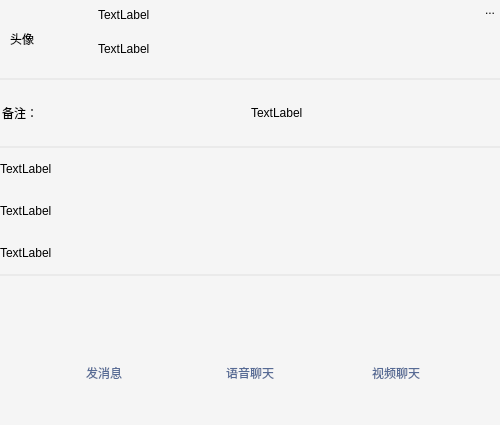
<?xml version="1.0" encoding="UTF-8"?>
<ui version="4.0">
 <class>ContactsInfoDlg</class>
 <widget class="QWidget" name="ContactsInfoDlg">
  <property name="geometry">
   <rect>
    <x>0</x>
    <y>0</y>
    <width>500</width>
    <height>425</height>
   </rect>
  </property>
  <property name="minimumSize">
   <size>
    <width>500</width>
    <height>425</height>
   </size>
  </property>
  <property name="maximumSize">
   <size>
    <width>500</width>
    <height>425</height>
   </size>
  </property>
  <property name="windowTitle">
   <string>Form</string>
  </property>
  <property name="styleSheet">
   <string notr="true">*{
	background-color: rgb(245, 245, 245);
}</string>
  </property>
  <layout class="QVBoxLayout" name="verticalLayout_4">
   <property name="spacing">
    <number>0</number>
   </property>
   <property name="leftMargin">
    <number>0</number>
   </property>
   <property name="topMargin">
    <number>0</number>
   </property>
   <property name="rightMargin">
    <number>0</number>
   </property>
   <property name="bottomMargin">
    <number>0</number>
   </property>
   <item>
    <widget class="QFrame" name="frame">
     <property name="minimumSize">
      <size>
       <width>500</width>
       <height>78</height>
      </size>
     </property>
     <property name="maximumSize">
      <size>
       <width>500</width>
       <height>78</height>
      </size>
     </property>
     <property name="styleSheet">
      <string notr="true">#label_head{
	border-radius:5px;
}</string>
     </property>
     <layout class="QHBoxLayout" name="horizontalLayout">
      <property name="spacing">
       <number>10</number>
      </property>
      <property name="leftMargin">
       <number>10</number>
      </property>
      <property name="topMargin">
       <number>0</number>
      </property>
      <property name="rightMargin">
       <number>0</number>
      </property>
      <property name="bottomMargin">
       <number>10</number>
      </property>
      <item>
       <widget class="QLabel" name="label_head">
        <property name="minimumSize">
         <size>
          <width>78</width>
          <height>78</height>
         </size>
        </property>
        <property name="maximumSize">
         <size>
          <width>78</width>
          <height>78</height>
         </size>
        </property>
        <property name="text">
         <string>头像</string>
        </property>
       </widget>
      </item>
      <item>
       <widget class="QFrame" name="frame_1">
        <property name="styleSheet">
         <string notr="true">#frame_1{
	border:none;
}</string>
        </property>
        <property name="frameShape">
         <enum>QFrame::StyledPanel</enum>
        </property>
        <property name="frameShadow">
         <enum>QFrame::Raised</enum>
        </property>
        <layout class="QVBoxLayout" name="verticalLayout">
         <property name="spacing">
          <number>0</number>
         </property>
         <property name="leftMargin">
          <number>0</number>
         </property>
         <property name="topMargin">
          <number>0</number>
         </property>
         <property name="rightMargin">
          <number>0</number>
         </property>
         <property name="bottomMargin">
          <number>0</number>
         </property>
         <item>
          <widget class="QLabel" name="label_remark">
           <property name="minimumSize">
            <size>
             <width>0</width>
             <height>30</height>
            </size>
           </property>
           <property name="maximumSize">
            <size>
             <width>16777215</width>
             <height>30</height>
            </size>
           </property>
           <property name="text">
            <string>TextLabel</string>
           </property>
          </widget>
         </item>
         <item>
          <widget class="QLabel" name="label_clientId">
           <property name="text">
            <string>TextLabel</string>
           </property>
          </widget>
         </item>
        </layout>
       </widget>
      </item>
      <item>
       <widget class="QFrame" name="frame_2">
        <property name="minimumSize">
         <size>
          <width>20</width>
          <height>0</height>
         </size>
        </property>
        <property name="maximumSize">
         <size>
          <width>20</width>
          <height>16777215</height>
         </size>
        </property>
        <property name="styleSheet">
         <string notr="true">#frame_2{
	border:none;
}

#tbut_more{
	border:none;
}
#tbut_more:hover{
	border:none;
	background-color: rgb(221, 221, 221);
}</string>
        </property>
        <property name="frameShape">
         <enum>QFrame::StyledPanel</enum>
        </property>
        <property name="frameShadow">
         <enum>QFrame::Raised</enum>
        </property>
        <layout class="QVBoxLayout" name="verticalLayout_2">
         <property name="spacing">
          <number>0</number>
         </property>
         <property name="leftMargin">
          <number>0</number>
         </property>
         <property name="topMargin">
          <number>0</number>
         </property>
         <property name="rightMargin">
          <number>0</number>
         </property>
         <property name="bottomMargin">
          <number>0</number>
         </property>
         <item>
          <widget class="QToolButton" name="tbut_more">
           <property name="minimumSize">
            <size>
             <width>20</width>
             <height>20</height>
            </size>
           </property>
           <property name="maximumSize">
            <size>
             <width>20</width>
             <height>20</height>
            </size>
           </property>
           <property name="layoutDirection">
            <enum>Qt::LeftToRight</enum>
           </property>
           <property name="text">
            <string>...</string>
           </property>
          </widget>
         </item>
         <item>
          <spacer name="verticalSpacer">
           <property name="orientation">
            <enum>Qt::Vertical</enum>
           </property>
           <property name="sizeHint" stdset="0">
            <size>
             <width>20</width>
             <height>40</height>
            </size>
           </property>
          </spacer>
         </item>
        </layout>
       </widget>
      </item>
     </layout>
    </widget>
   </item>
   <item>
    <widget class="QWidget" name="widget_2" native="true">
     <property name="minimumSize">
      <size>
       <width>0</width>
       <height>70</height>
      </size>
     </property>
     <property name="maximumSize">
      <size>
       <width>16777215</width>
       <height>70</height>
      </size>
     </property>
     <property name="styleSheet">
      <string notr="true">#widget_2{
	border:none;
	border-top: 2px solid rgb(234, 234, 234);
	border-bottom: 2px solid rgb(234, 234, 234);
}</string>
     </property>
     <layout class="QHBoxLayout" name="horizontalLayout_2">
      <property name="spacing">
       <number>2</number>
      </property>
      <property name="leftMargin">
       <number>2</number>
      </property>
      <property name="topMargin">
       <number>2</number>
      </property>
      <property name="rightMargin">
       <number>2</number>
      </property>
      <property name="bottomMargin">
       <number>2</number>
      </property>
      <item>
       <widget class="QLabel" name="label_4">
        <property name="text">
         <string>备注：</string>
        </property>
       </widget>
      </item>
      <item>
       <widget class="QLabel" name="label_5">
        <property name="text">
         <string>TextLabel</string>
        </property>
       </widget>
      </item>
     </layout>
    </widget>
   </item>
   <item>
    <widget class="QWidget" name="widget_3" native="true">
     <property name="minimumSize">
      <size>
       <width>0</width>
       <height>126</height>
      </size>
     </property>
     <property name="maximumSize">
      <size>
       <width>16777215</width>
       <height>126</height>
      </size>
     </property>
     <property name="styleSheet">
      <string notr="true"/>
     </property>
     <layout class="QVBoxLayout" name="verticalLayout_3">
      <property name="spacing">
       <number>0</number>
      </property>
      <property name="leftMargin">
       <number>0</number>
      </property>
      <property name="topMargin">
       <number>0</number>
      </property>
      <property name="rightMargin">
       <number>0</number>
      </property>
      <property name="bottomMargin">
       <number>0</number>
      </property>
      <item>
       <widget class="QLabel" name="label_6">
        <property name="text">
         <string>TextLabel</string>
        </property>
       </widget>
      </item>
      <item>
       <widget class="QLabel" name="label_7">
        <property name="text">
         <string>TextLabel</string>
        </property>
       </widget>
      </item>
      <item>
       <widget class="QLabel" name="label_8">
        <property name="text">
         <string>TextLabel</string>
        </property>
       </widget>
      </item>
     </layout>
    </widget>
   </item>
   <item>
    <widget class="QFrame" name="frame_3">
     <property name="minimumSize">
      <size>
       <width>0</width>
       <height>150</height>
      </size>
     </property>
     <property name="maximumSize">
      <size>
       <width>16777215</width>
       <height>150</height>
      </size>
     </property>
     <property name="styleSheet">
      <string notr="true">QPushButton{
	border:none;
	color:rgb(87, 107, 149);
	text-align:bottom;
	border-radius:5px;
}
QPushButton:hover{
	border:none;
	background-color: rgb(233, 233, 233);
	color:rgb(87, 107, 149);
	text-align:bottom;
	border-radius:5px;
}
#but_message{
	qproperty-icon:url(:/imageSource/message_chat.png);
	qproperty-iconSize:25px 25px;
}
#but_voice{
	qproperty-icon:url(:/imageSource/voice_chat.png);
	qproperty-iconSize:25px 25px;
}
#but_video{
	qproperty-icon:url(:/imageSource/video_chat.png);
	qproperty-iconSize:25px 25px;
}
#frame_3{
	border:none;
	border-top: 2px solid rgb(234, 234, 234);
}</string>
     </property>
     <property name="frameShape">
      <enum>QFrame::StyledPanel</enum>
     </property>
     <property name="frameShadow">
      <enum>QFrame::Raised</enum>
     </property>
     <layout class="QHBoxLayout" name="horizontalLayout_3">
      <item>
       <widget class="QPushButton" name="but_message">
        <property name="minimumSize">
         <size>
          <width>90</width>
          <height>65</height>
         </size>
        </property>
        <property name="maximumSize">
         <size>
          <width>90</width>
          <height>65</height>
         </size>
        </property>
        <property name="text">
         <string>发消息</string>
        </property>
       </widget>
      </item>
      <item>
       <widget class="QPushButton" name="but_voice">
        <property name="minimumSize">
         <size>
          <width>90</width>
          <height>65</height>
         </size>
        </property>
        <property name="maximumSize">
         <size>
          <width>90</width>
          <height>65</height>
         </size>
        </property>
        <property name="text">
         <string>语音聊天</string>
        </property>
       </widget>
      </item>
      <item>
       <widget class="QPushButton" name="but_video">
        <property name="minimumSize">
         <size>
          <width>90</width>
          <height>65</height>
         </size>
        </property>
        <property name="maximumSize">
         <size>
          <width>90</width>
          <height>65</height>
         </size>
        </property>
        <property name="text">
         <string>视频聊天</string>
        </property>
       </widget>
      </item>
     </layout>
    </widget>
   </item>
  </layout>
 </widget>
 <resources/>
 <connections/>
</ui>
